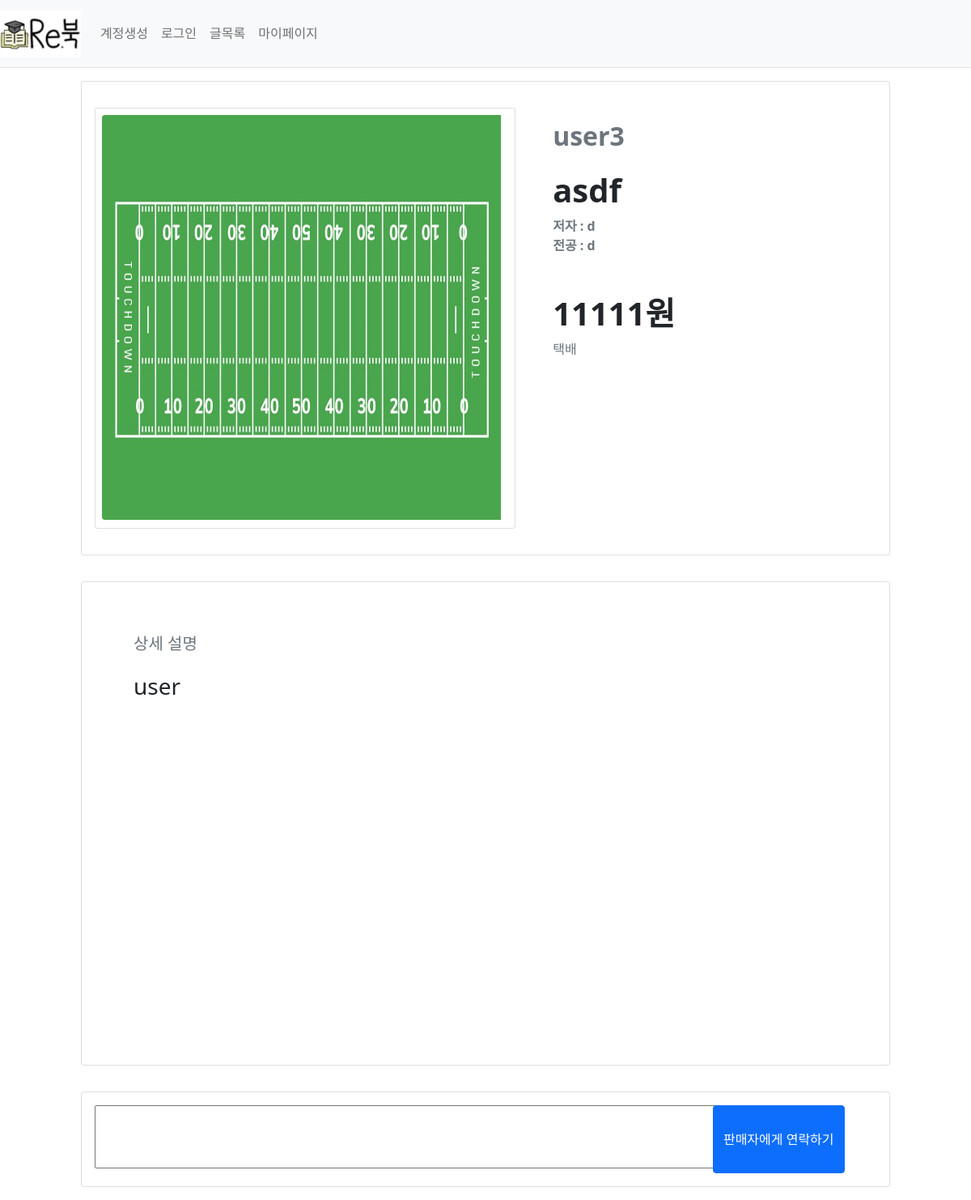
Page /post/detail/25 on the committed database.
### webproject/models.py (models this page shows)
class Post(db.Model): #판매페이지
    id = db.Column(db.Integer, primary_key=True)
    subject = db.Column(db.String(200), nullable=False)
    content = db.Column(db.Text(),nullable=False)
    isparcel = db.Column(db.Boolean(), nullable=True,server_default='True')  # True: 택배, False: 직거래
    create_date = db.Column(db.DateTime(), nullable=False)
    img_path = db.Column(db.String(), nullable=True, server_default='1')  # 요거는 나중에 추가해보자
    book_info_id = db.Column(db.Integer, db.ForeignKey('bookinfo.id', ondelete='CASCADE'))
    book = db.relationship('BookInfo', backref=db.backref('post_set'))
    user_id = db.Column(db.Integer, db.ForeignKey('user.id', ondelete='CASCADE'), nullable=False)
    user = db.relationship('User', backref=db.backref('post_set'))

class BookInfo(db.Model): # 책 정보
    __tablename__ = 'bookinfo'
    id = db.Column(db.Integer, primary_key=True)
    name = db.Column(db.String(200),nullable=False) #책이름
    author = db.Column(db.String(200),nullable=False) #저자
    school = db.Column(db.String(200),nullable=False) #학교
    department = db.Column(db.String(200),nullable=False) #학과
    price = db.Column(db.Integer, nullable=False)

class User(db.Model):
    id = db.Column(db.Integer, primary_key =True)
    username = db.Column(db.String(150), unique=True, nullable=False)
    password = db.Column(db.String(200), nullable=False)
    email = db.Column(db.String(120), unique=True, nullable=False)

### webproject/views/post_views.py (the view)
@bp.route('/detail/<int:post_id>')
def detail(post_id):
    post = Post.query.get_or_404(post_id)
    book = BookInfo.query.get(post.book_info_id)
    return render_template('post/post_detail.html', post=post, book=book)

### webproject/views/auth_views.py (called while the page is built)
@bp.before_app_request
def load_logged_in_user():
    user_id=session.get('user_id')
    if user_id is None:
        g.user = None
    else:
        g.user = User.query.get(user_id)

@bp.before_app_request
def load_logged_in_user():
    user_id=session.get('user_id')
    if user_id is None:
        g.user = None
    else:
        g.user = User.query.get(user_id)

### webproject/templates/post/post_detail.html (shortened to what this page needs)
{% extends 'base.html' %}
{% block content%}
<div class="d-flex justify-content-center">
    <div class="card mb-3 mt-3" style="width: 1000px;">
        <div class="row g-0">
        <div class="col-md-7">
            <div class="card-body">
                <div class="card mb-3 mt-3 "  style="width: 520px; height: 520px;">
                    <img src="{{post.img_path}}" width="500px" height="500px" class="rounded mt-2 ms-2">
                </div>
            </div>
        </div>
            <div class="col md-3 position-relative">
                <div class="mt-5">
                    <h2 class="text-muted mb-4"><b>{{ post.subject }}</b></h2>
                    <div class="mb-5">
                    <h1 class="mb-2"><b>{{book.name}}</b></h1>
                    <p class="text-muted mb-0"><b>저자 : {{book.author}}</b></p>
                    <p class="text-muted mb-0"><b>전공 : {{book.department}}</b></p>
                    </div>
                    <span>
                        <h1><b>{{book.price}}원</b></h1>
                        {% if post.isparcel %}
                        <p class="text-muted mt-0 mb-0">택배</p>
                        {%else%}
                        <p class="text-muted mt-0 mb-0">직거래</p>
                        {% endif %}
                    </span>
                </div>
            </div>
        </div>
        </div>
</div>
<div class="d-flex justify-content-center">
    <div class="card mb-3 mt-3" style="width: 1000px;">
        <div class="card-body mt-5 ms-5 me-5 mb-5" style="height: 500px;">
            <h5 class="text-muted mb-4" >상세 설명</h5>
            <h3>{{post.content}}</h3>
        </div>
    </div>
</div>
<div class="d-flex justify-content-center">
    <div class="card mb-3 mt-3" style="width: 1000px;">
        <div class="card-body">
                   <form action="{{url_for('reply.create',post_id=post.id)}}" method="post">
                       <div class="row g-0">
                       <div class="col-md-9" ><textarea {% if g.user.id == post.user.id %}disabled{%endif%} name="content" id="content" rows="3" cols="90em" required></textarea></div>
                           <div class="col-md-3 d-flex justify-content-center" style="height:auto;"><input class="btn btn-primary " type="submit" value="판매자에게 연락하기"></div>
                       </div>
                    </form>
        </div>
    </div>
    </div>
{%endblock%}

### rows in the picture
Post: img_path (picture), subject "user3", content "user"
BookInfo: name "asdf", author "d", department "d", price "11111"
